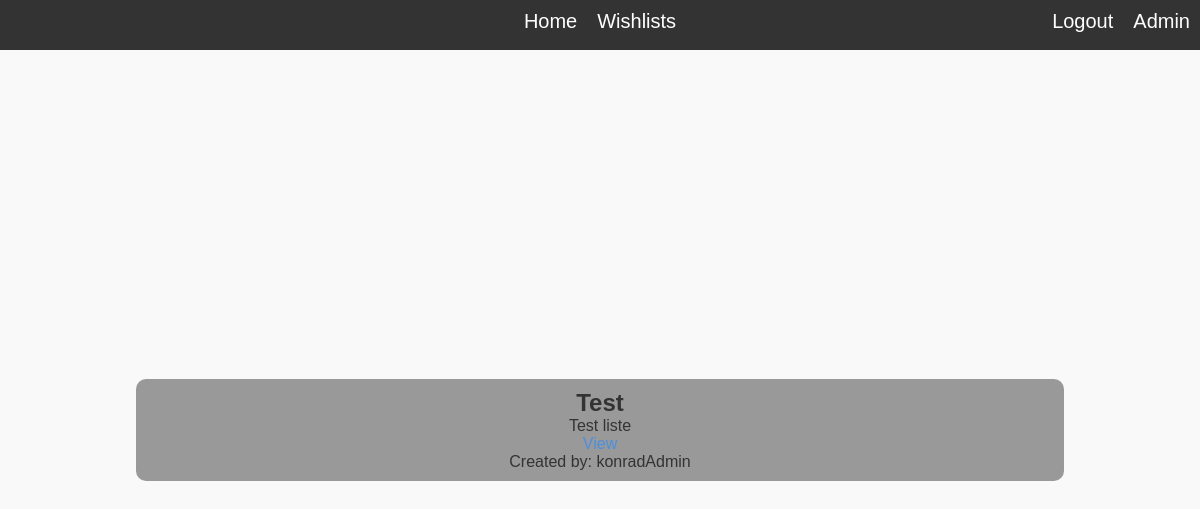
Before: /wishlist/ (signed in) with the older database file.
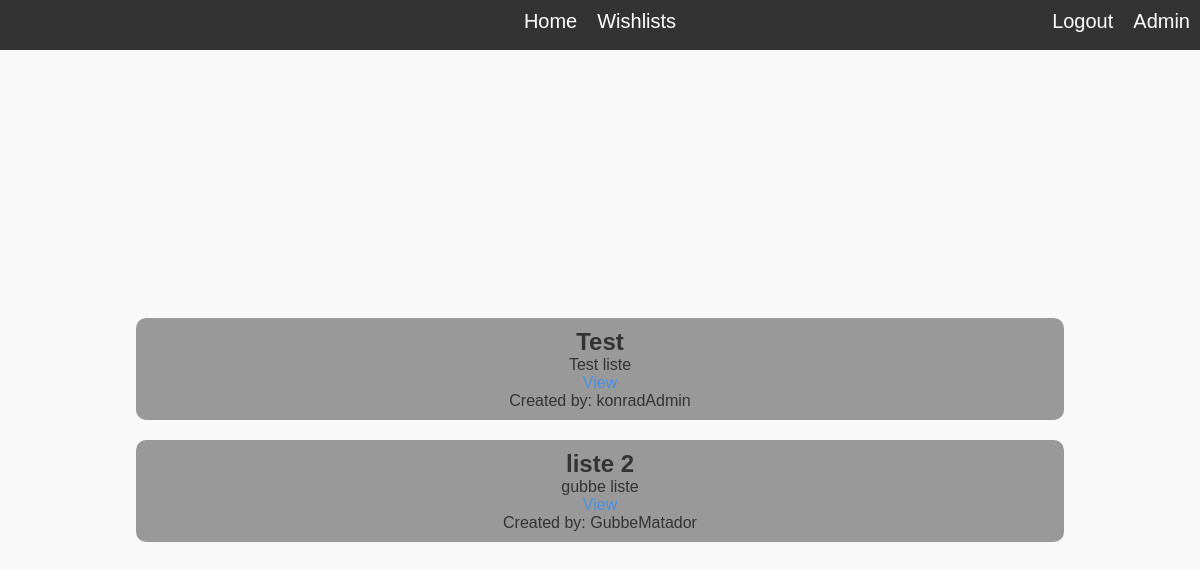
After: the same page with the newer database file.
### wishlistManager/models.py (models this page shows, shortened)
class Wishlist(models.Model):
    name = models.CharField(max_length=100)
    description = models.TextField()
    date_created = models.DateTimeField(auto_now_add=True)
    date_modified = models.DateTimeField(auto_now=True)
    privacy_level = models.IntegerField(default=0)
    user = models.ForeignKey('auth.User', related_name='created_wishlists', on_delete=models.CASCADE)
    groups_with_permission = models.ManyToManyField(WishlistGroup, related_name='wishlists', blank=True, null=True)
    users_with_permission = models.ManyToManyField('auth.User', related_name='wishlists', blank=True, null=True)
    def user_has_permission(self, user):
        if self.privacy_level == 1:
            if user in self.users_with_permission.all():
                return True
            for group in self.groups_with_permission.all():
                if user in group.members.all():
                    return True
        elif self.privacy_level == 2:
            if user == self.user:
                return True
        return False
    def user_can_view(self, user):
        if self.privacy_level == 0:
            return True
        else:
            return self.user_has_permission(user)

### wishlistManager/views.py (the view)
# urls.py: path("wishlist/", views.wishlist_view, name="wishlist_list"),
@login_required
def wishlist_view(request):
    wishlists = Wishlist.objects.all()
    wishlists_with_permission = [wishlist for wishlist in wishlists if wishlist.user_can_view(request.user)]
    context = {'wishlist_list': wishlists_with_permission}
    return render(request, 'wishlist/wishlist_overview.html', context)

### wishlistManager/templates/wishlist/wishlist_overview.html (shortened to what this page needs)
{% extends "base.html" %}
{% load static %}
    {% block content %}
        {% for wishlist in wishlist_list %}
            <div class= "wishlist">
                <h2>{{ wishlist.name }}</h2>
                {% if wishlist.description %}
                    <p>{{ wishlist.description }}</p>
                {% endif %}
                <a href="{% url 'wishlist_list' %}">View</a>
                <p>Created by: {{ wishlist.user }}</p>
            </div>
        {% endfor %}
    {% endblock %}

### wishlistManager/templates/base.html (shortened to what this page needs)
{% load static %}
<html>
<head>
    <link rel='stylesheet' type='text/css' media='screen' href='{% static "styles/styles.css" %}'>
</head>
<body>
    <nav class="topbar">
        <div class="topbar-left"></div>
        <div class="topbar-center">
            <a href="{% url 'index' %}">Home</a>
            <a href="{% url 'wishlist_list' %}">Wishlists</a>
        </div>
        <div class="topbar-right">
            {% if request.user.is_authenticated %}
            <a href="#" onclick="document.getElementById('logout-form').submit(); return false;">Logout</a>
            {% else %}
            <a href="#" onclick="document.getElementById('login-form').submit(); return false;">Login</a>
            {% endif %}
            <a href="{% url 'admin:index' %}">Admin</a>
        </div>
    </nav>
    <div class="centered_box">
        {% block content %}
        {% endblock %}
    </div>
</body >
</html>

### wishlistManager/static/styles/styles.css (style rules this page uses)
* { margin: 0; padding: 0; box-sizing: border-box; }
.topbar { background-color: #333; color: white; padding: 10px; width: 100%; height: 50px; display: flex; position: fixed; top: 0; left: 0; box-sizing: border-box; }
.topbar-left { display: flex; justify-content: flex-start; flex: 1; gap: 20px; }
.topbar-center { display: flex; flex: 3; justify-content: center; gap: 20px; }
.topbar-right { display: flex; justify-content: flex-end; flex: 1; gap: 20px; }
.topbar a { color: white; text-decoration: none; font-size: 20px; }
.wishlist { margin: 10px; padding: 10px; background-color: #999999; text-align: center; border-radius: 10px; width: 80%; }
body { font-family: Arial, Helvetica, sans-serif; background-color: #f9f9f9; color: #333; margin:0; padding: 20px; overflow: hidden; }
a { text-decoration: none; color: #4a90e2; }
.centered_box { height: 100vh; display: flex; flex-direction: column; justify-content: center; align-items: center; margin-top: 10px; }

Changed rows visible on the page:
added Wishlist: name "liste 2", description "gubbe liste", user "GubbeMatador"
